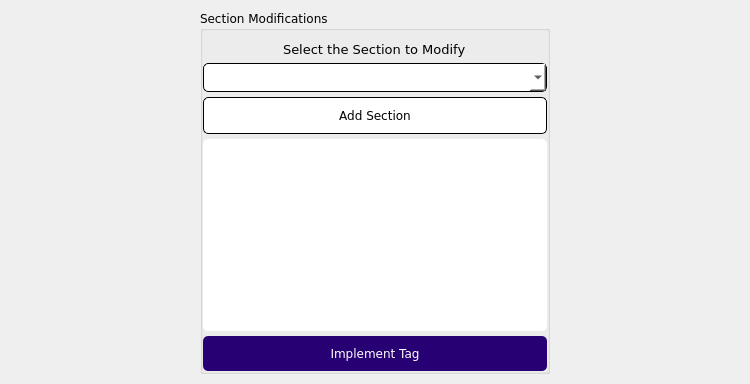
             <widget class="QWidget" name="tab_11">
              <attribute name="title">
               <string>Section Modifications</string>
              </attribute>
              <layout class="QHBoxLayout" name="horizontalLayout_21">
               <property name="spacing">
                <number>0</number>
               </property>
               <property name="leftMargin">
                <number>0</number>
               </property>
               <property name="topMargin">
                <number>10</number>
               </property>
               <property name="rightMargin">
                <number>0</number>
               </property>
               <property name="bottomMargin">
                <number>10</number>
               </property>
               <item>
                <spacer name="horizontalSpacer_34">
                 <property name="orientation">
                  <enum>Qt::Horizontal</enum>
                 </property>
                 <property name="sizeHint" stdset="0">
                  <size>
                   <width>200</width>
                   <height>0</height>
                  </size>
                 </property>
                </spacer>
               </item>
               <item>
                <widget class="QGroupBox" name="sectionModification_4">
                 <property name="enabled">
                  <bool>true</bool>
                 </property>
                 <property name="sizePolicy">
                  <sizepolicy hsizetype="Preferred" vsizetype="Preferred">
                   <horstretch>0</horstretch>
                   <verstretch>0</verstretch>
                  </sizepolicy>
                 </property>
                 <property name="minimumSize">
                  <size>
                   <width>350</width>
                   <height>0</height>
                  </size>
                 </property>
                 <property name="maximumSize">
                  <size>
                   <width>350</width>
                   <height>16777215</height>
                  </size>
                 </property>
                 <property name="font">
                  <font>
                   <family>Verdana</family>
                  </font>
                 </property>
                 <property name="title">
                  <string>Section Modifications</string>
                 </property>
                 <layout class="QGridLayout" name="gridLayout_13">
                  <property name="leftMargin">
                   <number>0</number>
                  </property>
                  <property name="topMargin">
                   <number>10</number>
                  </property>
                  <property name="rightMargin">
                   <number>0</number>
                  </property>
                  <property name="bottomMargin">
                   <number>0</number>
                  </property>
                  <property name="horizontalSpacing">
                   <number>0</number>
                  </property>
                  <property name="verticalSpacing">
                   <number>5</number>
                  </property>
                  <item row="0" column="1" colspan="2" alignment="Qt::AlignHCenter">
                   <widget class="QLabel" name="labelSection_4">
                    <property name="font">
                     <font>
                      <family>Verdana</family>
                      <pointsize>10</pointsize>
                     </font>
                    </property>
                    <property name="text">
                     <string>Select the Section to Modify</string>
                    </property>
                   </widget>
                  </item>
                  <item row="5" column="1" colspan="2">
                   <widget class="QPushButton" name="tagsImpSec">
                    <property name="font">
                     <font>
                      <family>Verdana</family>
                     </font>
                    </property>
                    <property name="cursor">
                     <cursorShape>PointingHandCursor</cursorShape>
                    </property>
                    <property name="styleSheet">
                     <string notr="true">background-color: rgb(39, 0, 116);
padding: 10px;
border: none;
border-radius: 5px;
color: rgb(255, 255, 255)</string>
                    </property>
                    <property name="text">
                     <string>Implement Tag</string>
                    </property>
                   </widget>
                  </item>
                  <item row="1" column="1" colspan="2">
                   <widget class="QComboBox" name="sectionList_4">
                    <property name="enabled">
                     <bool>true</bool>
                    </property>
                    <property name="font">
                     <font>
                      <family>Verdana</family>
                     </font>
                    </property>
                    <property name="cursor">
                     <cursorShape>PointingHandCursor</cursorShape>
                    </property>
                    <property name="styleSheet">
                     <string notr="true">QComboBox {
	background-color: rgb(255, 255, 255);
	border: 1px solid;
	padding: 5px;
	border-radius: 5px
}

QComboBox QScrollBar:vertical {
    width: 10px;
}

QComboBox QScrollBar::handle:vertical {
    background-color: rgb(41, 0, 122); 
    min-height: 50px;
	border: 1px solid rgb(235, 235, 235)
}</string>
                    </property>
                   </widget>
                  </item>
                  <item row="4" column="1" colspan="2">
                   <widget class="QTextEdit" name="addedSections_4">
                    <property name="font">
                     <font>
                      <family>Verdana</family>
                     </font>
                    </property>
                    <property name="cursor" stdset="0">
                     <cursorShape>IBeamCursor</cursorShape>
                    </property>
                    <property name="styleSheet">
                     <string notr="true">background-color: rgb(255, 255, 255);
border-radius: 5px</string>
                    </property>
                   </widget>
                  </item>
                  <item row="2" column="1" colspan="2">
                   <widget class="QPushButton" name="addSection_4">
                    <property name="font">
                     <font>
                      <family>Verdana</family>
                     </font>
                    </property>
                    <property name="cursor">
                     <cursorShape>PointingHandCursor</cursorShape>
                    </property>
                    <property name="styleSheet">
                     <string notr="true">background-color: rgb(255, 255, 255);
padding: 10px;
border: 1px solid;
border-radius: 5px</string>
                    </property>
                    <property name="text">
                     <string>Add Section</string>
                    </property>
                   </widget>
                  </item>
                 </layout>
                </widget>
               </item>
               <item>
                <spacer name="horizontalSpacer_35">
                 <property name="orientation">
                  <enum>Qt::Horizontal</enum>
                 </property>
                 <property name="sizeHint" stdset="0">
                  <size>
                   <width>200</width>
                   <height>0</height>
                  </size>
                 </property>
                </spacer>
               </item>
              </layout>
             </widget>
